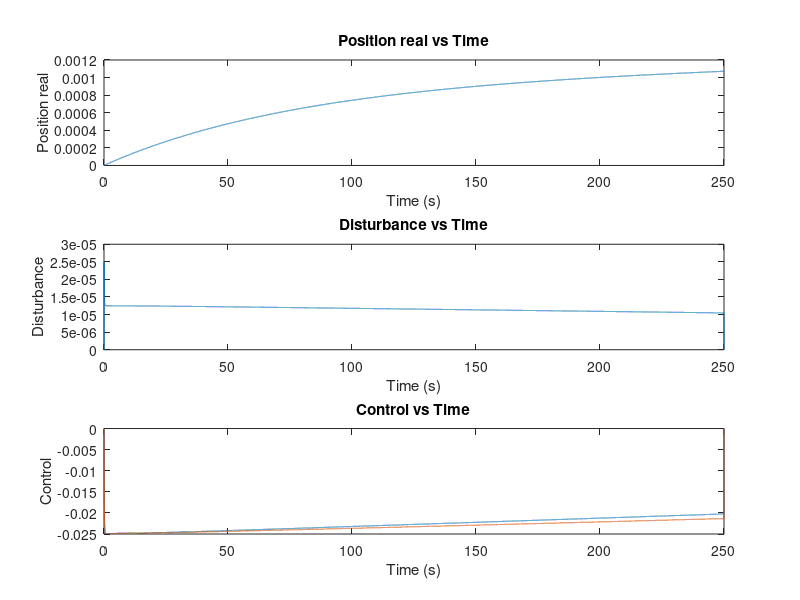

This figure's MATLAB source:
clear 

%%%%%%%%%%%%%%%%%%%%%%%%%%%%% USV Model %%%%%%%%%%%%%%%%%%%%%%%%%%%%%%%%%%
m = 3980;
Iz = 19703;
Xu = -50;
Yv = -200;
Yr = 0;
Nv = 0;
Nr = -1281;
m11 = m;
m22 = m; 
m33 = Iz;
l = 3.5;

M = [m11, 0, 0; 0, m22, 0; 0, 0, m33];
D = [Xu, 0, 0; 0, Yv, Yr; 0, Nv, Nr];
M_inv = inv(M);
MD = M_inv*D;
%%%%%%%%%%%%%%%%%%%%%%%%%%%%%%%%%%%%%%%%%%%%%%%%%%%%%%%%%%%%%%%%%%%%%%%%%%
%%%%%%%%%%%%%%%%%%%%%%%%%%% State estimate %%%%%%%%%%%%%%%%%%%%%%%%%%%%%%%
A_estim = [0, 0, 1, 0;
     0, 0, 0, 1;
     0, 0, 0, 0;
     0, 0, 0, 0];

B_estim = [0, 0;
     0, 0;
     1, 0;
     0, 1];

L = diag([1, 1, 1, 1]);

% Define the state weighting matrix Q and control weighting matrix R
Q = diag([1, 1, 1, 1]); % Adjust the values based on your requirements
R = diag([1, 1]);          % Adjust the values based on your requirements

% Calculate the LQR gain K
[K, S, e] = lqr(A_estim, B_estim, Q, R);

cutoff = 5;
%%%%%%%%%%%%%%%%%%%%%%%%%%%%%%%%%%%%%%%%%%%%%%%%%%%%%%%%%%%%%%%%%%%%%%%%%%

%%%%%%%%%%%%%%%%%%%%%%%%%%%%%%%%%%%%%%%%%%%%%%%%%%%%%%%%%%%%%%%%%%%%%%%%%%
% Simulation parameters
dt = 0.01; % Time step (seconds)
total_time = 250; % Total simulation time (seconds)
num_steps = total_time / dt; % Number of simulation steps

% Initialize state vectors
x = zeros(6, num_steps); % State vector [position; velocity]
u = zeros(2, num_steps); % Control input vector
estim_x = zeros(4, num_steps);
virtual_state = zeros(4, num_steps);
virtual_u = zeros(2, num_steps);
um = zeros(1, num_steps);
filtered_um = zeros(1, num_steps);

time = 0:dt:(total_time-dt); % Time vector

% Initial condition
x(:, 1) = [0; 0; 0; 0; 0; 0]; % Initial position and velocity
estim_x(:, 1) = [l; 0; 0; 0];

B_usv = [1/M(1,1), 1/M(1,1);
         0, 0;
         l/M(3,3), -l/M(3,3)
         0, 0;
         0, 0;
         0, 0]; 

B_disturbance = [0, 0;
                 0, 0;
                 0, 0;
                 1, 0;
                 0, 1;
                 0, 0]; 


% Simulation loop (Euler method)
for k = 2:num_steps-1
    

    % Compute the state derivative with disturbance
    f_usv = [(Xu*x(1, k) + m22*x(2, k)*x(3, k))/m11;
          (Yv*x(2, k) + Yr*x(3, k) - m11*x(1, k)*x(2, k))/m22;
          (-m22*x(1, k)*x(2, k) + m11*x(1, k)*x(1, k) + Nv*x(2, k) + Nr*x(3, k))/m33;
          x(1, k)*cos(x(6, k)) - x(2, k)*sin(x(6, k));
          x(1, k)*sin(x(6, k)) + x(2, k)*cos(x(6, k));
          x(3, k)];


    % L1 estim
    virtual_state(:, k) = [x(4, k) + l*cos(x(6, k));
                     x(5, k) + l*sin(x(6, k));
                     x(1, k)*cos(x(6, k)) - x(2, k)*sin(x(6, k)) - x(3, k)*l*sin(x(6, k));
                     x(1, k)*sin(x(6, k)) + x(2, k)*cos(x(6, k)) + x(3, k)*l*cos(x(6, k))];
    
    x_error = estim_x(:, k) - virtual_state(:,k);

    gain = -1;
    pi = (1/gain)*(exp(gain*dt)-1);
    um(k) = -exp(gain*dt)*x_error(3)/pi;
    filtered_um(k) = filtered_um(k-1)*exp(-cutoff*dt) - um(k)*(1-exp(-cutoff*dt));

    virtual_u(:,k) = [f_usv(1)*cos(x(6, k)) - x(1, k)*x(3, k)*sin(x(6, k)) - f_usv(2)*sin(x(6, k)) - x(2, k)*x(3, k)*cos(x(6, k)) - f_usv(3)*l*sin(x(6, k)) - x(3, k)*x(3, k)*l*cos(x(6, k));
                 f_usv(1)*sin(x(6, k)) + x(1, k)*x(3, k)*cos(x(6, k)) + f_usv(2)*sin(x(6, k)) - x(2, k)*x(3, k)*sin(x(6, k)) + f_usv(3)*l*cos(x(6, k)) - x(3, k)*x(3, k)*l*sin(x(6, k))];

    % u(:,k) = -K*virtual_state(:,k) - um(k);
    u(:,k) = [0.5*(m11*cos(x(6, k))-m33*sin(x(6, k))/(l*l));
              0.5*(m11*cos(x(6, k))+m33*sin(x(6, k))/(l*l))]*filtered_um(k);
   
    % Update the state using Euler method
    estim_dx = A_estim*estim_x(:,k) + B_estim*virtual_u(:,k) + B_estim*[um(k) ; 0] - L*(x_error);
    dx = f_usv + B_usv*u(:, k) + B_usv*[0.1;0];
    x(:, k+1) = x(:, k) + dx * dt;
    estim_x(:, k+1) = estim_x(:, k) + estim_dx * dt;

end
%%%%%%%%%%%%%%%%%%%%%%%%%%%%%%%%%%%%%%%%%%%%%%%%%%%%%%%%%%%%%%%%%%%%%%%%%%

figure;
subplot(3,1,1);
plot(time, x(1, :));
title('Position real vs Time');
xlabel('Time (s)');
ylabel('Position real');

subplot(3,1,2);
plot(time, um);
title('Disturbance vs Time');
xlabel('Time (s)');
ylabel('Disturbance');

subplot(3,1,3);
plot(time, u);
title('Control vs Time');
xlabel('Time (s)');
ylabel('Control');